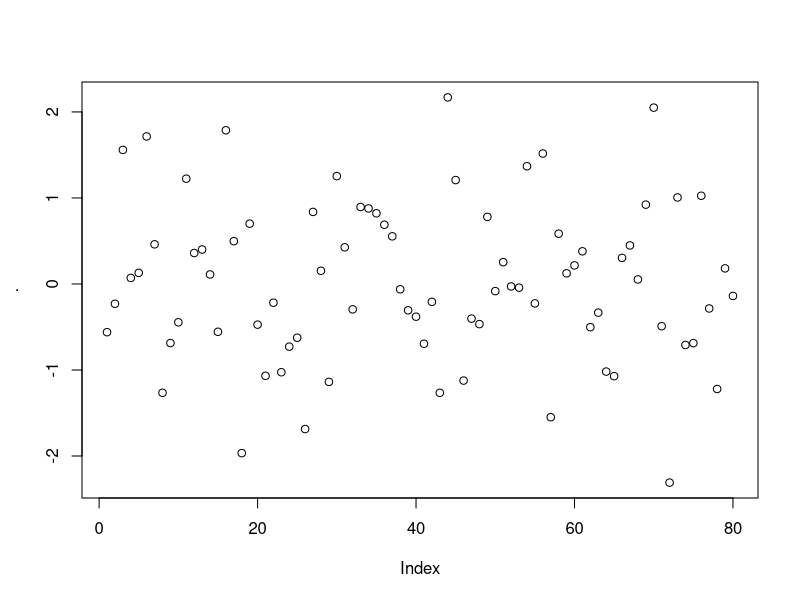

Generate this figure with R:
## ---- chunk 1
library(dplyr)

temperaturas <- data.frame(
  dia = c("Lunes", "Martes", "Miércoles", "Jueves", "Viernes"),
  minima = c(18, 19, 17, 20, 21),
  maxima = c(28, 30, 27, 31, 32)
)

temperaturas <- temperaturas %>%
  mutate(promedio = (minima + maxima)/2)
## ---- chunk 2
ventas <- data.frame(
  producto = c("Pan", "Leche", "Huevos", "Café", "Arroz"),
  precio = c(0.25, 1.10, 2.50, 4.75, 1.20),
  cantidad = c(20, 12, 8, 5, 15)
)

ventas <- ventas %>%
  mutate(ingreso_total = precio * cantidad) %>%
  arrange(desc(ingreso_total))
## ---- chunk 3
library(magrittr)
mtcars %$%
  cor(wt, mpg)
## ---- chunk 4
iris %$%
  mean(Petal.Length)
## ---- chunk 5
set.seed(123)

rnorm(80) %T>%
  matrix(ncol = 2) %T>%
  plot() %>%
  str()
## ---- chunk 6
mtcars %>%
  select(mpg, hp, wt, cyl) %>%
  filter(hp > 120) %>%
  head() %>%
  mutate(rendimiento = mpg / hp) %>%
  arrange(desc(rendimiento))
## ---- chunk 7
estudiantes <- data.frame(
  nombre = c("Ana", "Luis", "Marta", "Carlos", "Sofía", "Pedro"),
  matematicas = c(8.5, 6.2, 9.1, 5.8, 7.4, 6.9),
  programacion = c(9.0, 7.1, 8.8, 6.3, 8.2, 7.5)
)

estudiantes <- estudiantes %>%
  mutate(promedio = (matematicas + programacion)/2) %>%
  glimpse() %>%
  filter(promedio >= 7) %>%
  arrange(desc(promedio))

## ---- chunk 8
ventas_categoria <- data.frame(
  producto = c("Laptop", "Mouse", "Teclado", "Monitor", "Silla", "Escritorio", "Audífonos", "Webcam"),
  categoria = c("Tecnología", "Tecnología", "Tecnología", "Tecnología", "Oficina", "Oficina", "Tecnología", "Tecnología"),
  precio = c(800, 15, 25, 200, 120, 250, 45, 60),
  cantidad = c(3, 20, 15, 5, 8, 4, 12, 10)
)

ventas_categoria <- ventas_categoria %>%
  mutate(ingreso_total = precio * cantidad) %>%
  head() %>%
  group_by(categoria) %>%
  summarise(
    ingreso_total = sum(ingreso_total),
    cantidad_total = sum(cantidad)
  ) %>%
  arrange(desc(ingreso_total))
